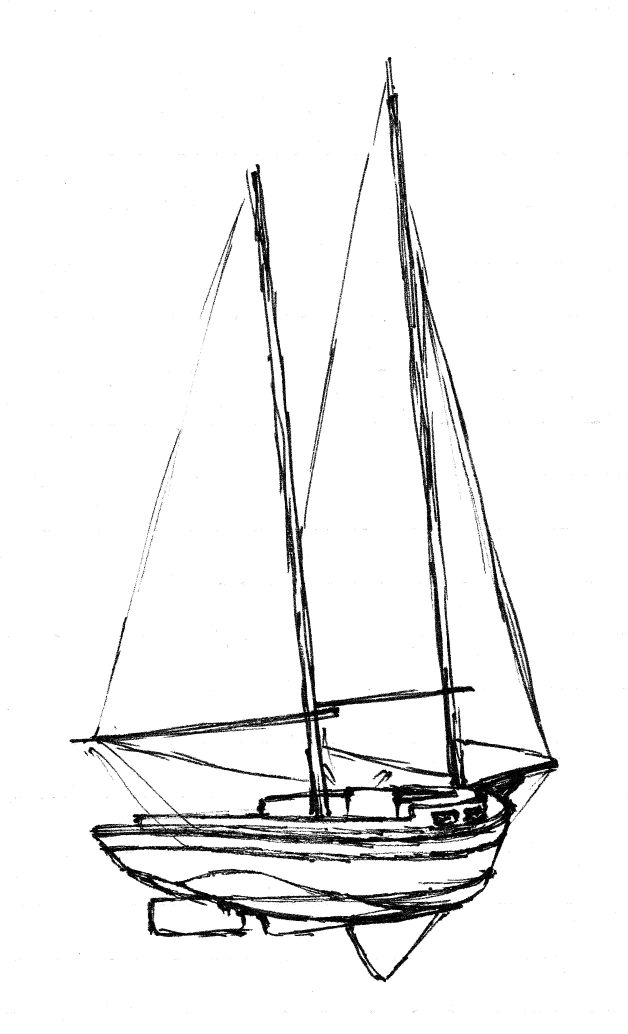
#> input picture Sketches/Unruled/IMG.jpg, 2511 x 4134 px, found by its file name (shown at 1/4 size)
$ python add_lines.py
#> lines starting #> are read from the running program, lines starting #| are printed output that depends on the picture
### ruler_generator.py

import numpy as np
from PIL import Image


# [9 lines left out: function merge_images, not called in this run]


class RulerGenerator:
    # Line color presets that match real ruled paper
    # Note: Lower values = darker lines when blended
    COLOR_PRESETS = {
        'blue': {'r': 180, 'g': 200, 'b': 255},      # Light blue
        'cyan': {'r': 100, 'g': 220, 'b': 220},      # Cyan/turquoise (like real ruled paper)
        'dark_blue': {'r': 150, 'g': 170, 'b': 230}, # Darker blue
        'gray': {'r': 160, 'g': 160, 'b': 160},      # Gray lines
        'light_gray': {'r': 190, 'g': 190, 'b': 190}, # Light gray
        'green': {'r': 180, 'g': 220, 'b': 180},     # Green tinted (some paper)
        # Faint presets matching real scanned ruled paper
        'faint_gray': {'r': 220, 'g': 220, 'b': 220},      # Very faint gray (like real paper)
        'faint_blue': {'r': 220, 'g': 225, 'b': 240},      # Very faint blue tint
        'very_faint': {'r': 235, 'g': 235, 'b': 235},      # Barely visible gray
    }

    MARGIN_COLORS = {
        'red': {'r': 255, 'g': 180, 'b': 180},       # Red margin line
        'pink': {'r': 255, 'g': 200, 'b': 200},      # Pink margin line
    }

    def __init__(self, shape, line_width, lines, v_offset, raggedness, color,
                 color_variation, angle, line_color=None, add_margin=None,
                 waviness=0.0):
        """
        Generate ruled paper lines.

        Args:
            shape: (width, height) tuple
            line_width: Width of lines in pixels
            lines: Number of horizontal lines
            v_offset: Vertical offset (0-1)
            raggedness: Line texture roughness (0-1)
            color: Base intensity (0-255, higher = darker lines)
            color_variation: Random variation in line darkness
            angle: Rotation angle in degrees
            line_color: Color preset name ('blue', 'gray', etc.) or None for random
            add_margin: Add vertical margin line ('red', 'pink', or None/False)
            waviness: Amount of horizontal waviness (0-1, 0=straight, 1=very wavy)
        """
        lines = lines or 12

        w, h = shape
        spacing = h // lines
        basis = np.array([0] * spacing + [1] * line_width).astype('uint8')
        column = np.tile(basis, 1 + int(2 * h / len(basis)))[0:2 * h]
        lines_array = np.tile(column, 2 * w).reshape(2 * w, 2 * h).T

        # Apply waviness - shift each column horizontally based on sine wave
        if waviness > 0:
            lines_array = self._apply_waviness(lines_array, waviness, w, h)

        # Color variation per pixel
        color_array = np.random.normal(size=(2 * h, 2 * w)) * color_variation + color
        color_array = np.clip(color_array, 0, 255)
        self.color_array = color_array

        # Raggedness - random gaps in lines
        ragged_array = (np.random.random(size=(2 * h, 2 * w)) > raggedness).astype(np.float32)

        # Combine intensity (use float to avoid overflow)
        lines_array = lines_array.astype(np.float32) * color_array * ragged_array

        # Select line color
        if line_color is None:
            # Random color with weighted probabilities (blue most common)
            color_choices = ['blue', 'blue', 'blue', 'dark_blue', 'gray', 'light_gray']
            line_color = np.random.choice(color_choices)

        line_rgb = self.COLOR_PRESETS.get(line_color, self.COLOR_PRESETS['blue'])

        # Create RGB channels - lines are darker versions of the line color
        # Where lines_array is high, we darken the pixel toward the line color
        red = np.where(lines_array > 0,
                       255 - (lines_array * (255 - line_rgb['r']) / 255),
                       255).astype('uint8')
        green = np.where(lines_array > 0,
                         255 - (lines_array * (255 - line_rgb['g']) / 255),
                         255).astype('uint8')
        blue = np.where(lines_array > 0,
                        255 - (lines_array * (255 - line_rgb['b']) / 255),
                        255).astype('uint8')

        RGB_array = np.stack([red, green, blue], axis=2)

        # Add margin line if requested
        if add_margin is None:
            # 30% chance of adding a margin line
            add_margin = np.random.random() < 0.3
            if add_margin:
                add_margin = np.random.choice(['red', 'pink'])

        if add_margin:
            RGB_array = self._add_margin_line(RGB_array, add_margin, w, h)

        image = Image.fromarray(RGB_array, mode='RGB')
        image = image.rotate(angle)

        left = int(w / 2)
        right = left + w
        top = int(h / 2 + v_offset * len(basis))
        bottom = top + h

        self.image = image.crop((left, top, right, bottom))

    # [40 lines left out: functions _apply_waviness, _add_margin_line, not called in this run]


# [19 lines that do not run on import are left out]

### add_lines.py
#!/usr/bin/env python3
"""
Add synthetic ruled lines to unruled sketch images.
"""

import os
import numpy as np
from PIL import Image
from ruler_generator import RulerGenerator

# Directory paths
BASE_DIR = os.path.dirname(os.path.abspath(__file__))
DATA_DIR = os.path.join(BASE_DIR, 'data', 'Sketches')
UNRULED_DIR = os.path.join(DATA_DIR, 'Unruled')
OUTPUT_DIR = os.path.join(DATA_DIR, 'lines_added')
VALIDATION_DIR = os.path.join(DATA_DIR, 'validation')


def count_existing_variations(output_dir, base_name):
    """Count how many variations already exist for a given base name."""
    if not os.path.exists(output_dir):
        return 0

    count = 0
    for filename in os.listdir(output_dir):
        name_without_ext = os.path.splitext(filename)[0]
        # Check if this file starts with our base name followed by _XXXXX
        if name_without_ext.startswith(base_name + '_'):
            try:
                suffix_str = name_without_ext.split('_')[-1]
                int(suffix_str)  # Validate it's a number
                count += 1
            except ValueError:
                continue
    return count


def get_next_suffix_for_image(output_dir, base_name):
    """Get the next available suffix number for a specific image base name."""
    existing_files = os.listdir(output_dir)
    max_suffix = 0

    for filename in existing_files:
        name_without_ext = os.path.splitext(filename)[0]
        # Check if this file starts with our base name followed by _
        if name_without_ext.startswith(base_name + '_'):
            try:
                suffix_str = name_without_ext.split('_')[-1]
                suffix_num = int(suffix_str)
                max_suffix = max(max_suffix, suffix_num)
            except ValueError:
                continue

    return max_suffix + 1


def calculate_line_count(height, target_spacing):
    """Calculate number of lines based on image height and target spacing.

    Args:
        height: Image height in pixels
        target_spacing: Target spacing between lines in pixels

    Returns:
        Number of lines to generate
    """
    return max(3, int(height / target_spacing))


def generate_random_ruler_params(shape, realistic=True):
    """Generate randomized parameters for ruler lines.

    Args:
        shape: (width, height) tuple
        realistic: If True, generate lines matching real ruled paper (light gray, straight).
                   If False, generate more varied synthetic lines.
    """
    width, height = shape

    if realistic:
        # Parameters matching real ruled paper scans
        # Real ruled paper typically has consistent spacing
        target_spacing = np.random.randint(80, 150)  # Tighter spacing like real paper
        line_count = calculate_line_count(height, target_spacing)

        # Real ruled paper has DARK, VISIBLE lines - not faint!
        # Based on actual ruled paper scans, lines are clearly visible gray
        intensity_range = np.random.choice(['dark', 'dark', 'medium', 'very_dark'])
        if intensity_range == 'very_dark':
            # Very prominent lines like old ruled paper
            color = np.random.randint(180, 230)
            line_color = 'gray'
        elif intensity_range == 'dark':
            # Standard ruled paper - clearly visible
            color = np.random.randint(140, 190)
            line_color = np.random.choice(['gray', 'light_gray'])
        else:  # medium
            # Lighter but still visible
            color = np.random.randint(100, 150)
            line_color = np.random.choice(['gray', 'light_gray'])

        return {
            'shape': shape,
            'line_width': np.random.choice([1, 2, 2]),  # 1-2 pixel lines
            'lines': line_count,
            'v_offset': np.random.random(),
            'raggedness': np.random.uniform(-0.01, 0.01),  # Very minimal raggedness
            'color': color,
            'color_variation': np.random.randint(0, 5),  # Very consistent
            'angle': np.random.uniform(-0.2, 0.2),  # Nearly horizontal
            'line_color': line_color,
            'add_margin': False,
            'waviness': 0.0,
        }
    else:
        # More varied synthetic lines - wider range including faint
        target_spacing = np.random.randint(60, 200)
        line_count = calculate_line_count(height, target_spacing)

        # Include some faint lines in varied mode too (20% chance)
        if np.random.random() < 0.2:
            color = np.random.randint(20, 60)
            line_color = np.random.choice(['faint_gray', 'faint_blue', 'light_gray'])
        else:
            color = np.random.randint(40, 150)  # Wider range
            line_color = None  # Random color

        return {
            'shape': shape,
            'line_width': np.clip(np.random.randint(-2, 4), 1, 4),
            'lines': line_count,
            'v_offset': np.random.random(),
            'raggedness': -0.15 + np.random.random() / 2,
            'color': color,
            'color_variation': np.random.randint(-15, 16),
            'angle': np.random.randint(-7, 8),
            'line_color': line_color,
            'add_margin': None,  # Random margin
            'waviness': np.random.uniform(0, 0.3),
        }


def blend_images(original, lines):
    """Blend the ruled lines with the original image using multiply blend.

    This works better than minimum blend for colored/cream paper because
    it multiplies the values rather than taking the minimum, ensuring
    lines are always visible regardless of paper color.
    """
    # Convert both to numpy arrays (float for multiplication)
    orig_array = np.array(original.convert('RGB')).astype(np.float32) / 255.0
    lines_array = np.array(lines.convert('RGB')).astype(np.float32) / 255.0

    # Multiply blend - darkens where lines are darker
    # This ensures lines show through even on colored paper
    blended = orig_array * lines_array

    # Convert back to uint8
    blended = (blended * 255).clip(0, 255).astype(np.uint8)

    return Image.fromarray(blended, mode='RGB')


def add_lines_to_image(image_path, output_path, realistic=True):
    """Add ruled lines to a single image and save it."""
    # Load the original image
    original = Image.open(image_path)

    # Generate ruler with random parameters matching image size
    params = generate_random_ruler_params(original.size, realistic=realistic)
    ruler = RulerGenerator(**params)

    # Blend the images
    result = blend_images(original, ruler.image)

    # Save the result
    result.save(output_path, quality=95)

    return result


def main(limit=None, repeat=1, realistic=True, mix=False, val_split=0.2):
    """Process all unruled images and add lines to them.

    Args:
        limit: If specified, only process this many images (for testing)
        repeat: Number of variations to create for each image (skips if already have this many)
        realistic: If True, generate lines matching real ruled paper
        mix: If True, generate 50% realistic and 50% varied lines
        val_split: Fraction of parent images to use for validation (default 0.2)
    """
    import random

    # Ensure output directories exist
    os.makedirs(OUTPUT_DIR, exist_ok=True)
    os.makedirs(VALIDATION_DIR, exist_ok=True)

    # Get all image files from unruled directory
    image_files = sorted([
        f for f in os.listdir(UNRULED_DIR)
        if f.lower().endswith(('.jpg', '.jpeg', '.png'))
    ])

    if limit:
        # Randomly select images when limit is specified
        image_files = random.sample(image_files, min(limit, len(image_files)))

    # Split parent images into train/validation sets
    random.shuffle(image_files)
    val_count = int(len(image_files) * val_split)
    val_files = set(image_files[:val_count])
    train_files = image_files[val_count:]

    print(f"Found {len(image_files)} source images")
    print(f"Training parents: {len(train_files)} ({100*(1-val_split):.0f}%)")
    print(f"Validation parents: {len(val_files)} ({100*val_split:.0f}%)")
    print(f"Target: {repeat} variation(s) per image")

    # Calculate how many new images we actually need to create
    train_needed = 0
    val_needed = 0
    for filename in image_files:
        name, _ = os.path.splitext(filename)
        if filename in val_files:
            existing = count_existing_variations(VALIDATION_DIR, name)
            val_needed += max(0, repeat - existing)
        else:
            existing = count_existing_variations(OUTPUT_DIR, name)
            train_needed += max(0, repeat - existing)

    total_needed = train_needed + val_needed
    print(f"Creating {train_needed} training images + {val_needed} validation images = {total_needed} total")

    output_count = 0
    for filename in image_files:
        input_path = os.path.join(UNRULED_DIR, filename)
        name, ext = os.path.splitext(filename)

        # Determine output directory based on parent image assignment
        is_validation = filename in val_files
        target_dir = VALIDATION_DIR if is_validation else OUTPUT_DIR
        set_name = "val" if is_validation else "train"

        # Check how many variations already exist
        existing_count = count_existing_variations(target_dir, name)
        needed = max(0, repeat - existing_count)

        if needed == 0:
            continue  # Skip - already have enough variations

        for r in range(needed):
            # Create output filename with per-image suffix
            suffix = get_next_suffix_for_image(target_dir, name)
            output_filename = f"{name}_{suffix:05d}{ext}"
            output_path = os.path.join(target_dir, output_filename)

            try:
                # Determine if this image should use realistic or varied lines
                use_realistic = realistic
                if mix:
                    use_realistic = np.random.random() < 0.5

                add_lines_to_image(input_path, output_path, realistic=use_realistic)
#> in add_lines_to_image, original is the input picture: PIL image 2511x4134 L; min 0, max 255, mean 239.9
#> in __init__, `image = Image.fromarray(RGB_array, mode='RGB')`:
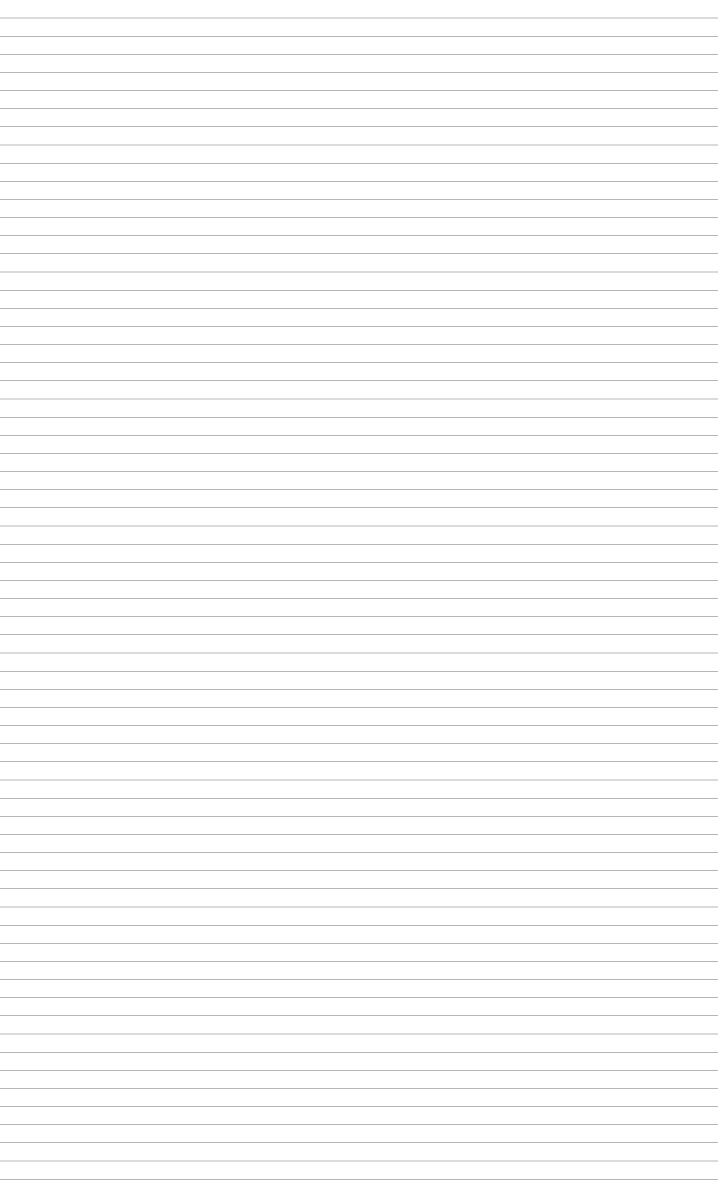
#> image: PIL image 5022x8268 RGB (shown at 1/7 size); values 187 (black) and 255 (white), 98.4% white; black in thin lines or dots
#> in blend_images, `lines_array = np.array(lines.convert('RGB')).astype(np.float32) / 255.0`: lines_array: shape (4134, 2511, 3) float32; values 0.733 (black) and 1 (white), 98.4% white; black in thin lines or dots
                output_count += 1
                mode_str = "realistic" if use_realistic else "varied"
                print(f"[{output_count}/{total_needed}] ({set_name}) Processed ({mode_str}): {filename} -> {output_filename}")
            except Exception as e:
                print(f"[{output_count}/{total_needed}] Error processing {filename}: {e}")

    print(f"\nDone! Created {output_count} new images.")
    print(f"Training images saved to: {OUTPUT_DIR}")
    print(f"Validation images saved to: {VALIDATION_DIR}")


if __name__ == '__main__':
    import argparse
    parser = argparse.ArgumentParser(description='Add ruled lines to unruled sketches')
    parser.add_argument('--limit', type=int, default=None,
                        help='Limit number of images to process (for testing)')
    parser.add_argument('--repeat', type=int, default=1,
                        help='Number of variations to create per image (default: 1)')
    parser.add_argument('--varied', action='store_true',
                        help='Use varied synthetic lines instead of realistic ones')
    parser.add_argument('--mix', action='store_true',
                        help='Mix 50%% realistic and 50%% varied lines')
    parser.add_argument('--val-split', type=float, default=0.2,
                        help='Fraction of parent images for validation (default: 0.2)')
    args = parser.parse_args()
    main(limit=args.limit, repeat=args.repeat, realistic=not args.varied, mix=args.mix,
         val_split=args.val_split)
